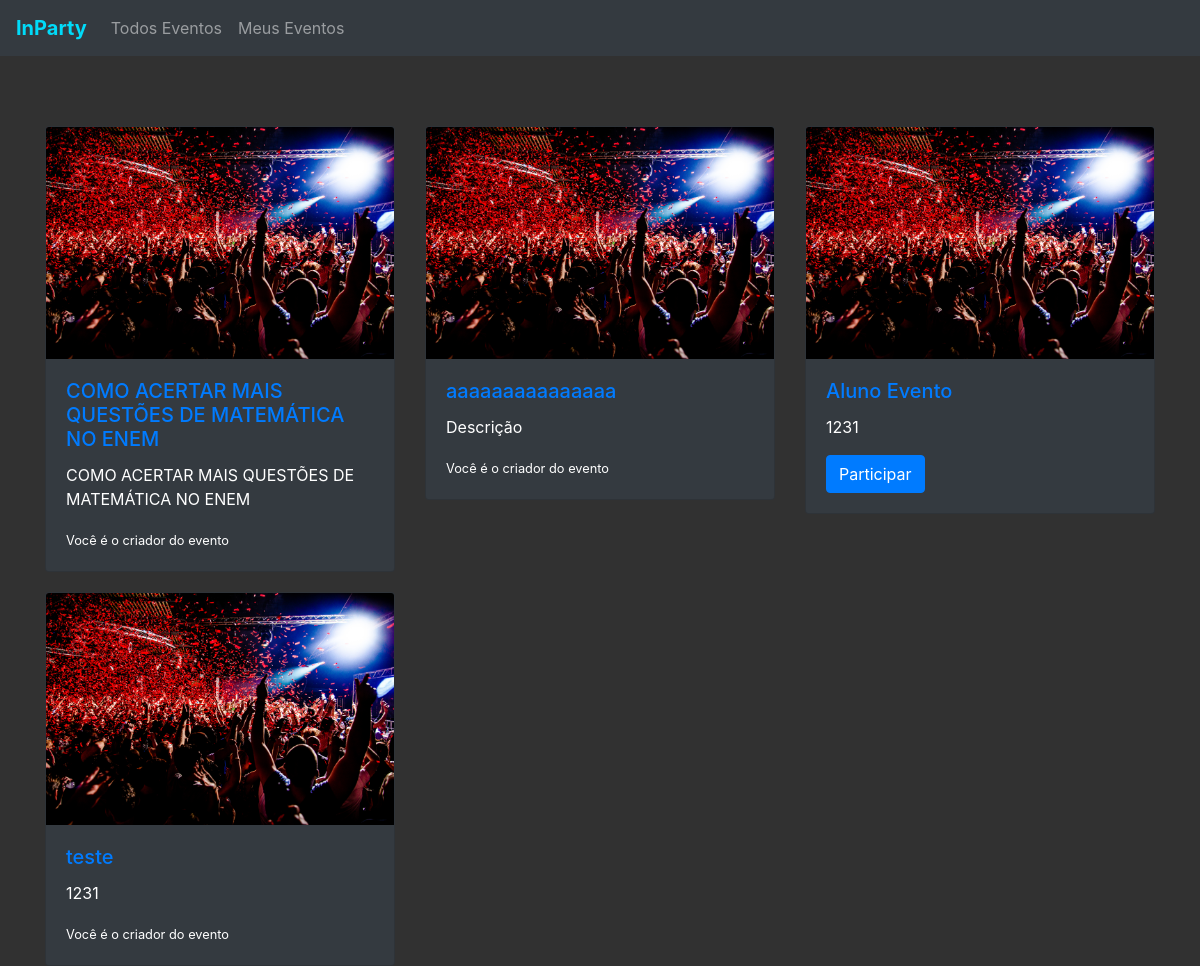
Screenshot of /home.php (signed in) with the database file from the repository.
### tables this page shows
CREATE TABLE IF NOT EXISTS `evento` (
`id` int(11) NOT NULL,
  `id_usuario` int(11) NOT NULL,
  `Titulo` text NOT NULL,
  `Descricao` text NOT NULL
);

### home.php (called while the page is built)
<?php
	require_once "./components/BEGIN.php";
	require_once "./view/home.php";
	require_once "./components/END.php";

### action/listarEvento.php (called while the page is built, shortened)
<?php
	$sql = "SELECT * FROM `evento`";
	$res_eventos = $conn->query($sql) or die($conn->error);

### view/home.php (the view)
<?php
	require_once "./config.php";
	require_once "./components/nav.php";
	require_once "./action/listarEvento.php";
?>
<div class="container"  style="margin-top: 50px;">
  <div class="row">
 <?php
while($row = $res_eventos->fetch_object()){
 ?>
<article class="col-sm-12 col-md-4" >
	<article class="card card-event">
	<img src="./img/card-party-2.jpg" class="card-img-top" alt="...">
		<div class="card-body">
		<h5 class="card-title">
			<a href="/evento.php?id=<?php echo $row->id; ?>">
				<?php echo $row->Titulo; ?>
			</a>
		</h5>
		<p class="card-text"><?php echo $row->Descricao; ?></p>
		<?php
			if($row->id_usuario == $_SESSION['id_usuario'])
				echo '<small>Você é o criador do evento</small>';
			else
				echo '<a href="#" class="btn btn-primary">Participar</a>';
		?>
		</div>
	</article>
</article>
 <?php
}
 ?>
</div>
</div>

### components/BEGIN.php (shortened to what this page needs)
<!doctype html>
<html lang="pt-br">
  <head>
    <link rel="stylesheet" href="https://stackpath.bootstrapcdn.com/bootstrap/4.3.1/css/bootstrap.min.css">
    <link rel="stylesheet" type="text/css" href="./css/global.css">
  </head>
  <body>

### components/nav.php (shortened to what this page needs)
<nav class="navbar navbar-expand-lg navbar-dark bg-dark">
  <a class="navbar-brand text-color" href="/"><b>InParty</b></a>
  <div class="collapse navbar-collapse" id="navbarNav">
    <ul class="navbar-nav">
      <li class="nav-item">
        <a class="nav-link" href="/home.php">Todos Eventos</a>
      </li>
      <li class="nav-item">
        <a class="nav-link" href="/meusEventos.php">Meus Eventos</a>
      </li>
    </ul>
  </div>
</nav>

### components/END.php (shortened to what this page needs)
  </body>
</html>

### css/global.css (style rules this page uses)
body { background-color: #313131; }
.text-color { color: #00dbf9 !important; }
.card-event { background-color: #343a40; color: white; margin-top: 20px; }

### rows the page displays
evento: Titulo "COMO ACERTAR MAIS QUESTÕES DE MATEMÁTICA NO ENEM", Descricao "COMO ACERTAR MAIS QUESTÕES DE MATEMÁTICA NO ENEM", shows "Você é o criador do evento"
evento: Titulo "aaaaaaaaaaaaaaa", Descricao "Descrição", shows "Você é o criador do evento"
evento: Titulo "Aluno Evento", Descricao "1231", shows "Participar"
evento: Titulo "teste", Descricao "1231", shows "Você é o criador do evento"
